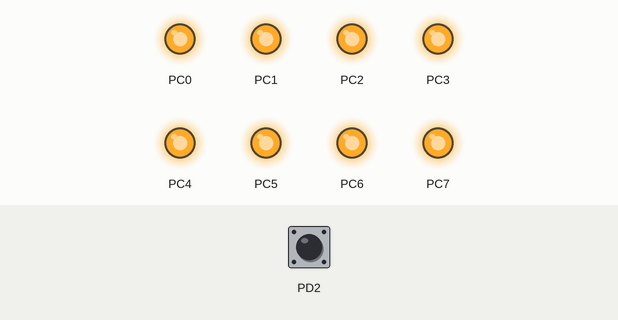
Recording of a program running on a simulated ATmega32, built with avr-gcc and emulated at 11.0592 MHz. On the bench: output pins drawn as LEDs (lit = HIGH). The test bench sets the inputs (shaded band); at power-on: PD2 HIGH.

Above: at 1.2 s.
1.3 s: PD2 pulled LOW for 0.15 s
At 2.0 s:
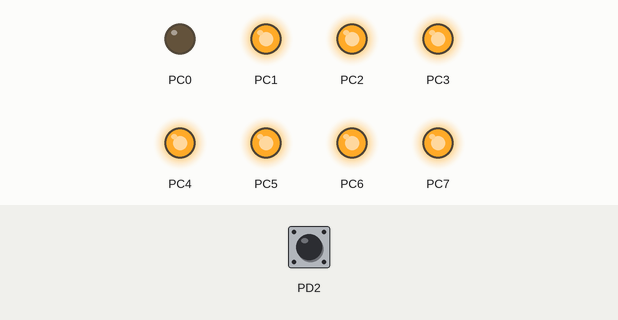
2.9 s: PD2 pulled LOW for 1 s
At 3.2 s:
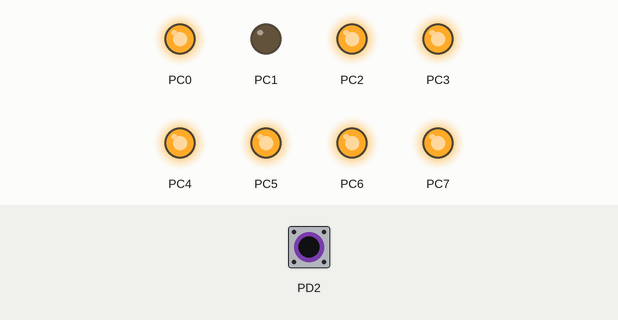
5.4 s: PD2 pulled LOW for 0.15 s
At 6.3 s:
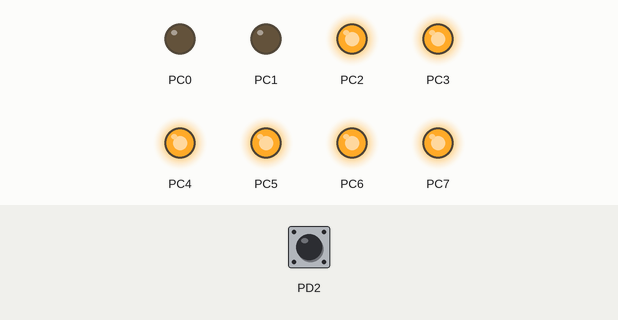
7.0 s: PD2 pulled LOW for 3.2 s
At 7.5 s:
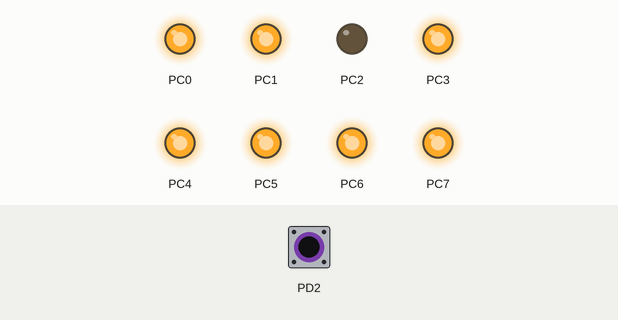
11.7 s: PD2 pulled LOW for 0.15 s
At 12.3 s:
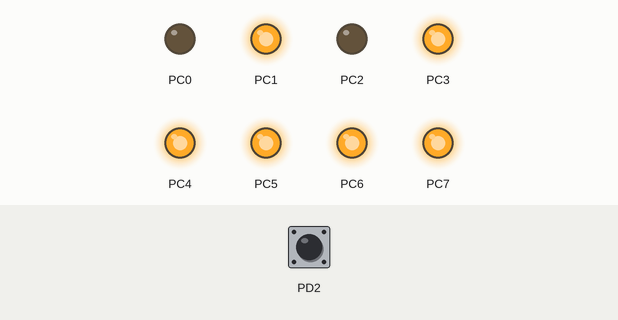
13.3 s: PD2 pulled LOW for 1 s
At 14.7 s:
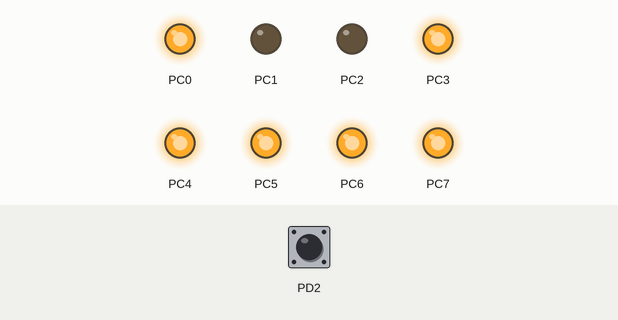
Timing chart, 0 to 16.3 s (numbered marks = the images above; inputs shaded):
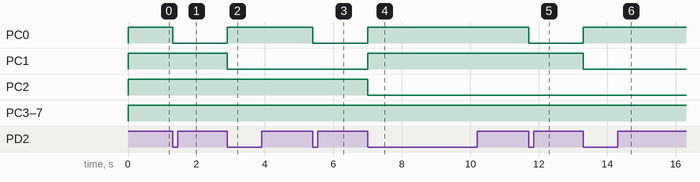

Measured:
- after the input at 1.3 s, PC0: HIGH → LOW at once
- after the input at 2.9 s, PC0: LOW → HIGH at once; PC1: HIGH → LOW at once
- after the input at 5.4 s, PC0: HIGH → LOW at once
- after the input at 7.0 s, PC0, PC1: LOW → HIGH at once; PC2: HIGH → LOW at once
- after the input at 11.7 s, PC0: HIGH → LOW at once
- after the input at 13.3 s, PC0: LOW → HIGH at once; PC1: HIGH → LOW at once

The program:

main.c
```c
/*
 * main.c
 *
 *  Created on: 14-03-2016
 *      Author: psm11
 */

#include <avr/interrupt.h>
#include <stdint.h>
#include <avr/io.h>

uint8_t x = 0;

ISR(INT0_vect)
{
	x++;
}


/* macro sei(); - set interrupts
 *    ekwiwalent: SREG |= (1<<1);
 * macro cli(); - close interrupts

ALBO POOLING
ALBO PRZERWANIA
 */

int main(void)
{
	sei();

	MCUCR |= (1<< ISC01);
	GICR |= (1<<INT0); //wlaczamy, wylaczamy mozliwosci roznych przerwan

	DDRC = 0xFF; //wyjscie

	DDRD = 0x00; //wejscie
	PORTD = 0xFF; //rezystorki na wejsciu

	while(1)
	{
		PORTC = ~x;
	}
}
```
